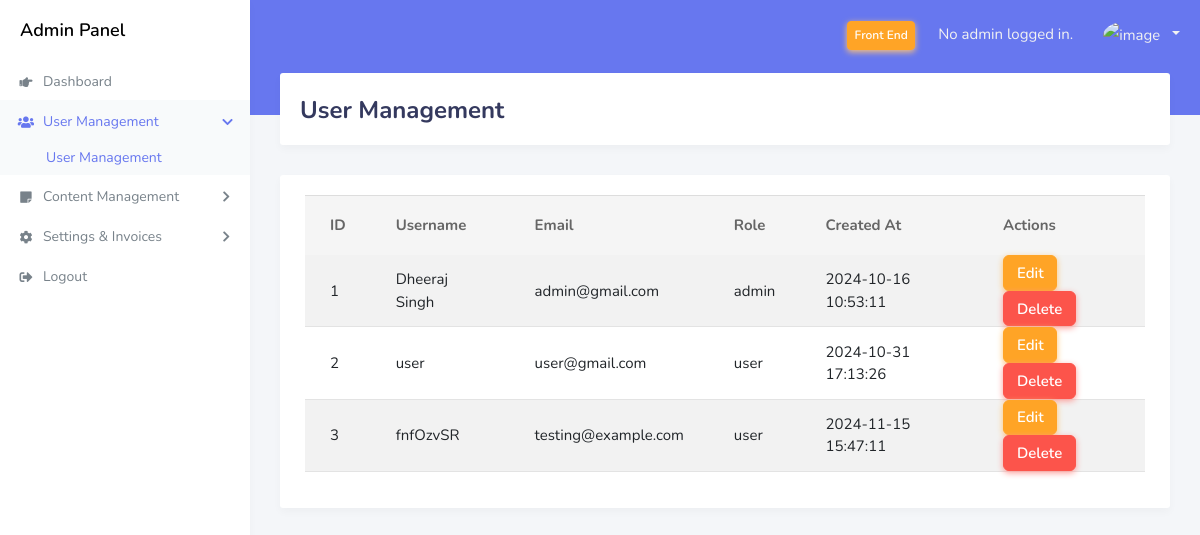
/admin/user-management.php, run on the app's committed database.
### tables this page shows
CREATE TABLE `users` (
  `id` int(11) NOT NULL,
  `username` varchar(50) NOT NULL,
  `name` varchar(100) NOT NULL,
  `email` varchar(100) NOT NULL,
  `mobile` varchar(15) NOT NULL,
  `photo` varchar(255) DEFAULT NULL,
  `password` varchar(255) NOT NULL,
  `token` varchar(255) DEFAULT NULL,
  `role` enum('user','admin') NOT NULL DEFAULT 'user',
  `status` enum('active','inactive') DEFAULT 'active',
  `created_at` timestamp NOT NULL DEFAULT current_timestamp(),
  `updated_at` timestamp NULL DEFAULT current_timestamp() ON UPDATE current_timestamp()
);

### admin/user-management.php (the view, shortened to what this page needs)
<?php include 'layouts/top.php'; ?>
<?php
$statement = $pdo->prepare("SELECT * FROM users");
$statement->execute();
$users = $statement->fetchAll(PDO::FETCH_ASSOC);
?>
<div class="main-content">
    <section class="section">
        <div class="section-header">
            <h1>User Management</h1>
        </div>
        <div class="section-body">
            <div class="row">
                <div class="col-12">
                    <div class="card">
                        <div class="card-body">
                            <table class="table table-striped">
                                <thead>
                                    <tr>
                                        <th>ID</th>
                                        <th>Username</th>
                                        <th>Email</th>
                                        <th>Role</th>
                                        <th>Created At</th>
                                        <th>Actions</th>
                                    </tr>
                                </thead>
                                <tbody>
                                    <?php if (empty($users)): ?>
                                        <tr>
                                            <td colspan="6">No users found.</td>
                                        </tr>
                                    <?php else: ?>
                                        <?php foreach ($users as $user): ?>
                                        <tr>
                                            <td><?php echo htmlspecialchars($user['id']); ?></td>
                                            <td><?php echo htmlspecialchars($user['username']); ?></td>
                                            <td><?php echo htmlspecialchars($user['email']); ?></td>
                                            <td><?php echo htmlspecialchars($user['role']); ?></td>
                                            <td><?php echo htmlspecialchars($user['created_at']); ?></td>
                                            <td>
                                                <a href="?edit_id=<?php echo $user['id']; ?>" class="btn btn-warning">Edit</a>
                                                <a href="?delete_id=<?php echo $user['id']; ?>" class="btn btn-danger" onclick="return confirm('Are you sure you want to delete this user?');">Delete</a>
                                            </td>
                                        </tr>
                                        <?php endforeach; ?>
                                    <?php endif; ?>
                                </tbody>
                            </table>
                        </div>
                    </div>
                </div>
            </div>
        </div>
    </section>
</div>
<?php include 'layouts/footer.php'; ?>

### dist-admin/css/custom.css (style rules this page uses)
:root { --font-common: 'Nunito', sans-serif; --font-size-common: 15px; --font-size-common-1: 14px; }
body { font-family: var(--font-common)!important; font-size: var(--font-size-common)!important; }
.btn { letter-spacing: normal; font-size: var(--font-size-common); }
.section { position: static; }
table tr td { border-bottom: 1px solid #e3e3e3 !important; vertical-align: middle!important; }
thead tr th { border-top: 1px solid #ddd!important; }

### data on the page
users: id "1", username "Dheeraj Singh", email "admin@gmail.com", role "admin", created_at "2024-10-16 10:53:11"
users: id "2", username "user", email "user@gmail.com", role "user", created_at "2024-10-31 17:13:26"
users: id "3", username "fnfOzvSR", email "testing@example.com", role "user", created_at "2024-11-15 15:47:11"
